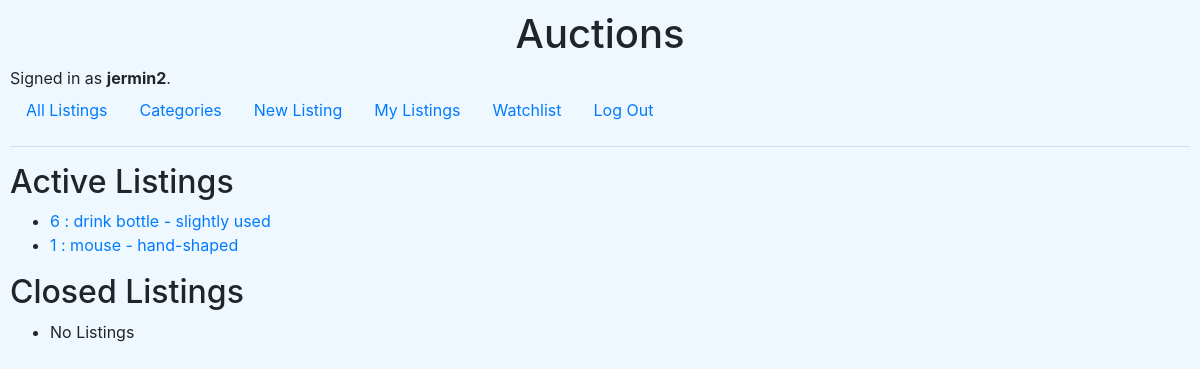
Screenshot of /1/listings with the database file from the repository.
### auctions/models.py (models this page shows, shortened)
class User(AbstractUser):
    watchlist = models.ManyToManyField('Listing', blank=True, related_name="watchlists")
    def get_active_listings(self):
        return self.listings.all().filter(active=True)
    def get_closed_listings(self):
        return self.listings.all().filter(active=False)
    pass

class Listing(models.Model):
    name = models.CharField(max_length=64)
    description = models.CharField(max_length=255)
    start_price = models.IntegerField(default=0)
    image = models.CharField(max_length=255)
    category = models.CharField(max_length=64)
    active = models.BooleanField(default=True)
    owner = models.ForeignKey(User, on_delete=models.CASCADE, related_name="listings")
    winner = models.ForeignKey(User, null=True, blank=True, on_delete=models.CASCADE, related_name="won")
    CATEGORIES = [
        ('arts', 'Arts'),
        ('electronics', 'Electronics'),
        ('farming', 'Farming'),
        ('fashion', 'Fashion'),
        ('home', 'Home'),
        ('sports', 'Sports'),
        ('toys', 'Toys'),
        ]
    category = models.CharField(max_length=64, choices=CATEGORIES)
    def __str__(self):
        return f"{self.current_price()} : {self.name} - {self.description}"
    def current_price(self):
        if (self.bids.first() != None):
            return self.bids.first().price
        return self.start_price

class Bid(models.Model):
    price = models.IntegerField()
    user = models.ForeignKey(User, on_delete=models.CASCADE, related_name="bids")
    listing = models.ForeignKey(Listing, on_delete=models.CASCADE, related_name="bids")
    class Meta:
        ordering = ['-price']

### auctions/views.py (the view)
# urls.py: path("<int:id>/listings", views.listings, name="listings"),
def listings(request, id):
    user = User.objects.get(id=id)
    return render(request, "auctions/user_index.html", {
        "user":user
    })

### auctions/templates/auctions/user_index.html
{% extends "auctions/layout.html" %}
{% block body %}
    <h2>Active Listings</h2>
    <ul>
        {% for listing in user.get_active_listings %}
            <li><a href={% url 'listing' listing.id %}>{{ listing }}</a></li>
        {% empty %}
            <li>No Listings</li>
        {% endfor %}
    </ul>
    <h2>Closed Listings</h2>
    <ul>
        {% for listing in user.get_closed_listings %}
            <li><a href={% url 'listing' listing.id %}>{{ listing }}</a></li>
        {% empty %}
            <li>No Listings</li>
        {% endfor %}
    </ul>
{% endblock %}

### auctions/templates/auctions/layout.html (shortened to what this page needs)
{% load static %}
<!DOCTYPE html>
<html lang="en">
    <head>
        <link rel="stylesheet" href="https://stackpath.bootstrapcdn.com/bootstrap/4.4.1/css/bootstrap.min.css">
        <link href="{% static 'auctions/styles.css' %}" rel="stylesheet">
    </head>
    <body>
        <h1 class="text-center">Auctions</h1>
        <div>
            {% if user.is_authenticated %}
                Signed in as <strong>{{ user.username }}</strong>.
            {% else %}
                Not signed in.
            {% endif %}
        </div>
        <ul class="nav">
            <li class="nav-item">
                <a class="nav-link" href="{% url 'index' %}">All Listings</a>
            </li>
            <li class="nav-item">
                <a class="nav-link" href="{% url 'categories' %}">Categories</a>
            </li>
            {% if user.is_authenticated %}
                <li class="nav-item">
                    <a class="nav-link" href="{% url 'new' %}">New Listing</a>
                </li>
                <li class="nav-item">
                    <a class="nav-link" href="{% url 'listings' user.id %}">My Listings</a>
                </li>
                <li class="nav-item">
                    <a class="nav-link" href="{% url 'watchlist' %}">Watchlist</a>
                </li>
                <li class="nav-item">
                    <a class="nav-link" href="{% url 'logout' %}">Log Out</a>
                </li>
            {% endif %}
        </ul>
        <hr>
        {% block body %}
        {% endblock %}
    </body>
</html>

### auctions/static/auctions/styles.css (style rules this page uses)
body { padding: 10px; background-color:aliceblue }

### rows the page displays
User: username "jermin2"
Listing: id+name+description "6 : drink bottle - slightly used"
Listing: id+start_price+name "1 : mouse - hand-shaped"
